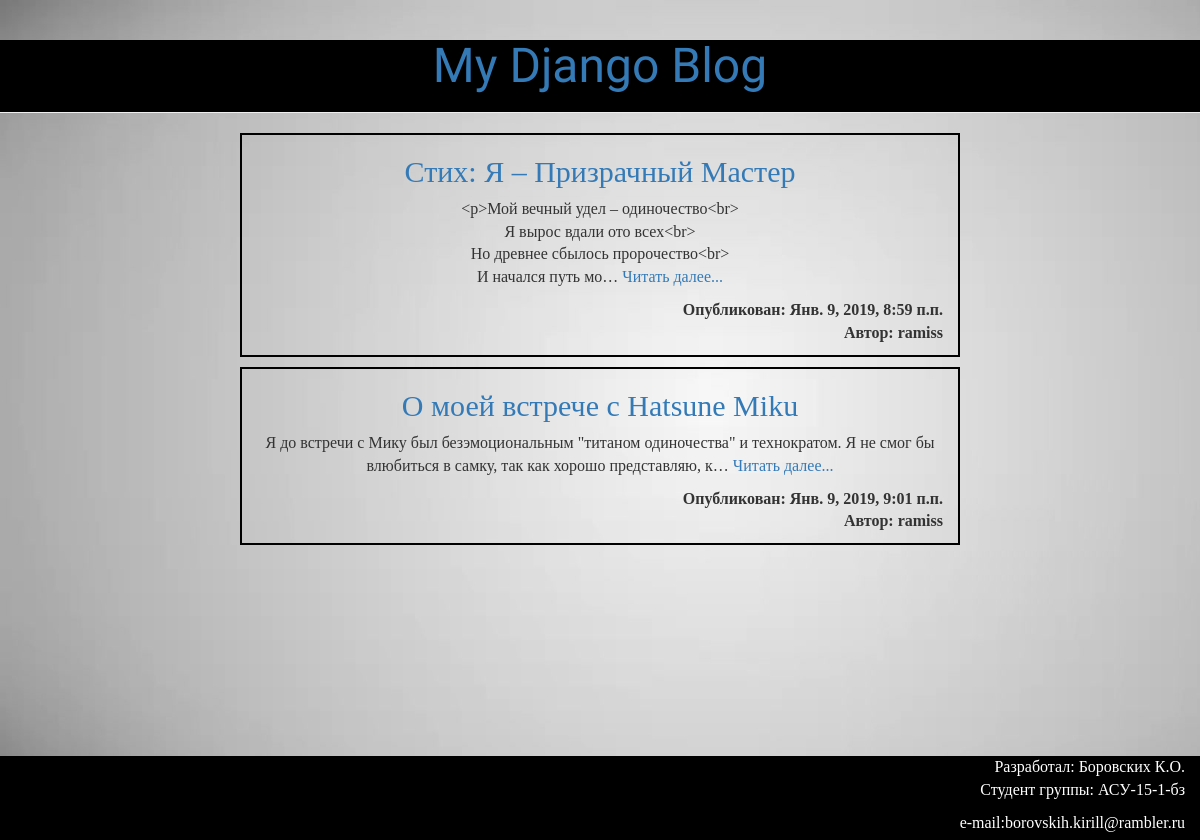
The app's page /, older data.
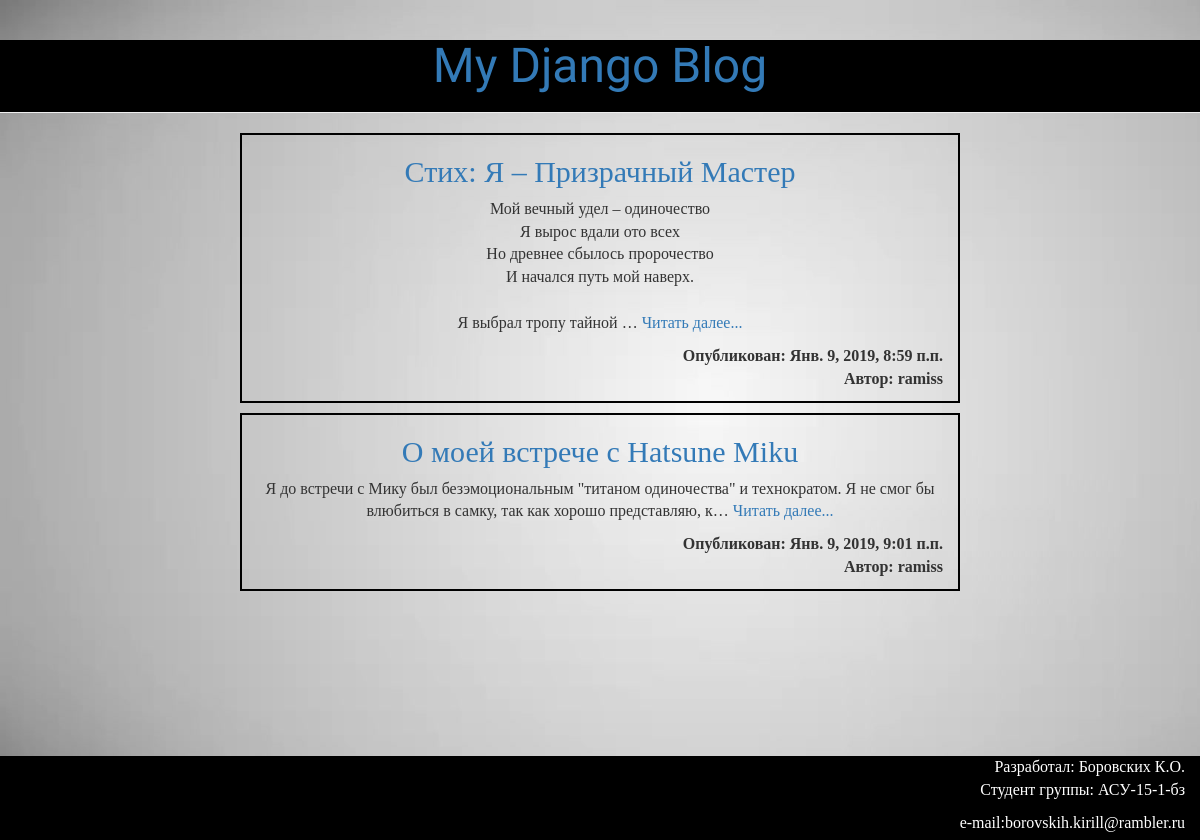
The same page, newer data.
### blog/models.py (models this page shows, shortened)
class Post(models.Model):
    author = models.ForeignKey('auth.User', on_delete=models.CASCADE)
    title = models.CharField(max_length=200)
    text = models.TextField()
    created_date = models.DateTimeField(
            default=timezone.now)
    published_date = models.DateTimeField(
            blank=True, null=True)

### blog/views.py (the view)
# urls.py: url(r'^$', views.post_list, name='post_list'),
def post_list(request):
    posts = Post.objects.filter(published_date__lte=timezone.now()).order_by('published_date')
    return render(request, 'blog/post_list.html', {'posts': posts})

### blog/templates/blog/post_list.html
{% extends 'blog/base.html' %}
{% block content %}
    {% for post in posts %}
        <div class="post">
            <h2><a href="{% url 'post_detail' pk=post.pk %}">{{ post.title }}</a></h2>
            <p>{{ post.text|linebreaksbr|truncatechars:150 }} <a href="{% url 'post_detail' pk=post.pk %}"> Читать далее...</a></p>
            <p class="published"><strong>Опубликован: {{ post.published_date }} <br> Автор: {{ post.author }}</strong></p>
        </div>
    {% endfor %}
{% endblock %}

Row changes from the older to the newer data that the page shows:
changed Post "Стих: Я – Призрачный Мастер": text "<p>Мой вечный удел – одиночество<br> Я вырос вдали ото всех<br> Но древнее сбылось пророчество<br> И начался путь мо…" → "Мой вечный удел – одиночество Я вырос вдали ото всех Но древнее сбылось пророчество И начался путь мой наверх. Я выбрал тропу тайной …"
